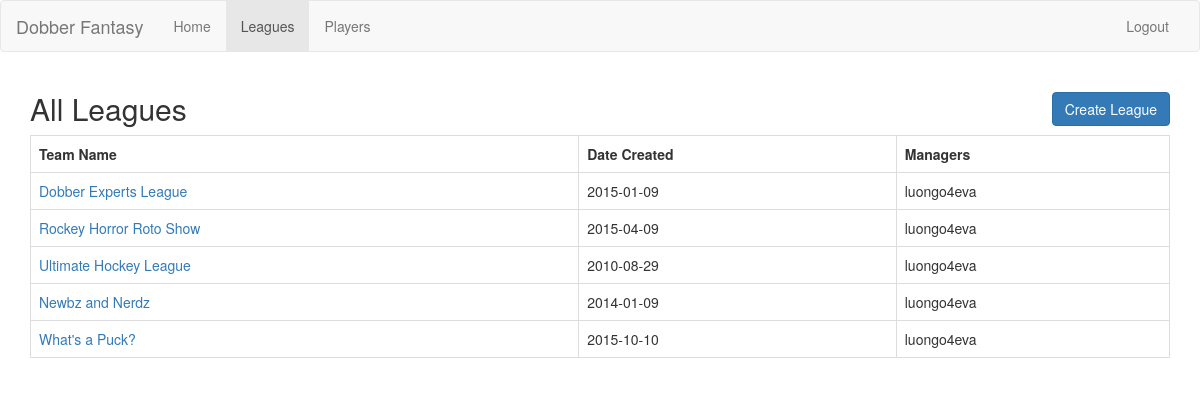
The page /web/viewLeagues.php on the database its author committed.
### tables this page shows
CREATE TABLE f_leagues(
 max_size int,
 name varchar(30),
 leagueID int NOT NULL AUTO_INCREMENT,
 date_created date,
 PRIMARY KEY (leagueID)
);

CREATE TABLE manages(
 username varchar(30),
 leagueID int,
 primary key (leagueID, username),
 foreign key (leagueID) references f_leagues(leagueID) ON DELETE CASCADE,
 foreign key (username) references users(username) ON DELETE CASCADE
);

### library/league.php (called while the page is built, shortened)
<?php
require_once 'user.php';
class league {
	private $leagueID;
	function __construct($leagueID) {
		$this->leagueID = $leagueID;
		$con = conn::getDB();
		$query = "SELECT * FROM f_leagues WHERE leagueID=" . $leagueID;
		$league = mysqli_fetch_assoc(mysqli_query($con, $query));
		$this->name = $league["name"];
		$this->dateCreated = $league["date_created"];
	}
	function getManagers(){
		$con = conn::getDB();
		$query="SELECT username FROM manages"
				. " where leagueID=\"" . $this->leagueID . "\"";
		$users = mysqli_query($con, $query);
		$results = array();
		foreach ($users as $user) {
			array_push($results, new user($user["username"]));
		}
		return $results;
	}
	function getLeagueId() {
		return $this->leagueID;
	}
}

### library/user.php (called while the page is built, shortened)
<?php
require_once 'league.php';
class user {
	private $username;
	function __construct($username) {
		$this->username = $username;
	}
	function getUsername() {
		return $this->username;
	}
}

### web/viewLeagues.php (the view, shortened to what this page needs)
<!DOCTYPE html>
<html>
	<?php
	require_once('../library/league.php');
	require_once('../library/user.php');
	?>
	<head>
		<link rel="stylesheet" type="text/css" href="bootstrap/css/bootstrap.min.css">
		<link rel="stylesheet" type="text/css" href="createButton.css">
	</head>
	<body>
		<nav class="navbar navbar-default">
			<div class="container-fluid">
				<div class="navbar-header">
					<a class="navbar-brand">Dobber Fantasy</a>
				</div>
				<div id="navbar" class="navbar-collapse collapse">
					<ul class="nav navbar-nav">
						<li><a href="main.php">Home</a></li>
						<li class="active"><a href="viewLeagues.php">Leagues</a></li>
						<li><a href="viewPlayers.php">Players</a></li>
					</ul>
					<ul class="nav navbar-nav navbar-right">
						<li><a href="logout.php">Logout</a></li>
					</ul>
				</div>
			</div>
		</nav>
		<div class="container">
			<?php
			$leagues = array();
			if (!empty($_GET["username"])) {
				$uname = filter_input(INPUT_GET, "username");
				echo "<h3>Leagues That <b>" . $uname . "</b> Participates In</h3>";
				$user = new user($uname);
				$leagues = $user->myLeagues();
			} else {
				$con = conn::getDB();
				$query = "SELECT leagueID FROM f_leagues";
				$temp_leagues = mysqli_query($con, $query);
				foreach ($temp_leagues as $temp_league) {
					array_push($leagues, new league($temp_league["leagueID"]));
				}
				echo "<h2>All Leagues<a data-toggle=\"modal\" data-target=\"#createModal\" id=\"createButton\""
				. " class=\"btn btn-primary\">Create League</a></h2>";
			}
			echo "<table class=\"table table-bordered\">"
			. "<tr>"
			. "<th>Team Name</th>"
			. "<th>Date Created</th>"
			. "<th>Managers</th>"
			. (userIsAdmin() ? "<th>Action</th>" : "")
			. "</tr>";
			foreach ($leagues as $league) {
				echo "<tr>"
				. "<td><a href = \"viewleague.php?leagueID=" . $league->getLeagueID() . "\">" . $league->name . "</a></td>"
				. "<td>" . $league->dateCreated . "</td>"
				. "<td>";
				foreach ($league->getManagers() as $manager) {
					echo $manager->getUsername() . "</br>";
				}
				echo"</td>"
				. (userIsAdmin() ? "<td><a class=\"btn btn-warning btn-xs\" href='' onclick=deleteLeague(" . $league->getLeagueID() . ")>Delete</a></td>" : "")
				. "</tr>";
			}
			echo "</table>";
			?>
		</div>
	</body>
</html>

### web/createButton.css (style rules this page uses)
#createButton { float: right; }

### rows shown on the page
f_leagues: name "Dobber Experts League", date_created "2015-01-09", manages.username "luongo4eva"
f_leagues: name "Rockey Horror Roto Show", date_created "2015-04-09"
manages: username "luongo4eva"
f_leagues: name "Ultimate Hockey League", date_created "2010-08-29"
f_leagues: name "Newbz and Nerdz", date_created "2014-01-09"
f_leagues: name "What's a Puck?", date_created "2015-10-10"
